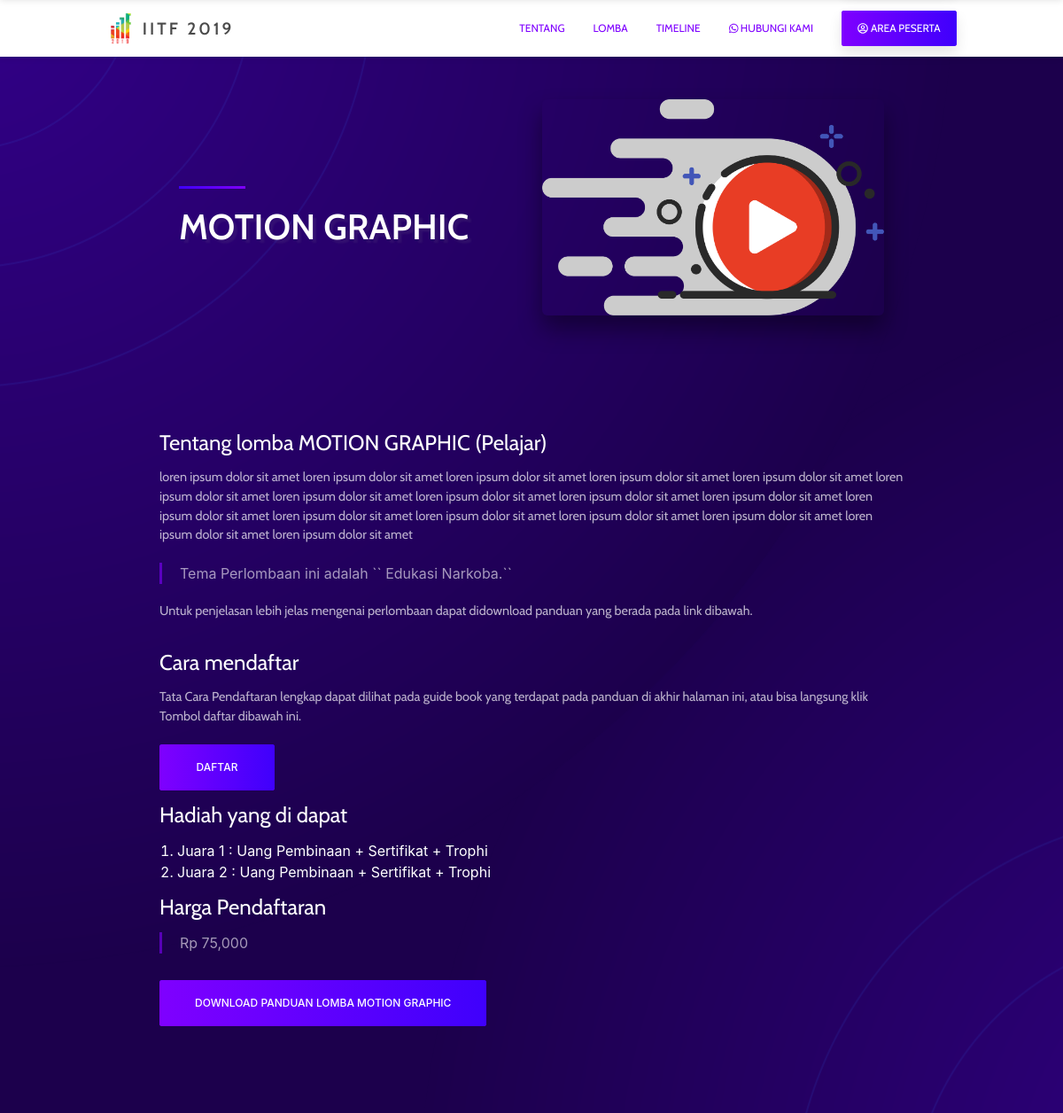
The app's page /detail?lomba=MOTION GRAPHIC with its own data.
### tables this page shows
CREATE TABLE `tb_lomba` (
  `id` varchar(20) NOT NULL,
  `id_kategori` int(11) NOT NULL,
  `nama` varchar(50) NOT NULL,
  `tema` varchar(200) NOT NULL,
  `deskripsi` text NOT NULL,
  `guide_book` varchar(50) NOT NULL,
  `harga` float NOT NULL,
  `keterangan` varchar(20) NOT NULL,
  `jumlah_anggota` int(11) NOT NULL,
  `file_gambar` varchar(30) NOT NULL,
  `lampiran` enum('true','false') NOT NULL
);

CREATE TABLE `tb_kategori` (
  `id` int(11) NOT NULL,
  `nama` varchar(20) NOT NULL,
  `deskripsi` text NOT NULL
);

### application/controllers/App_view.php (called while the page is built, shortened)
<?php
class App_view extends CI_Controller
{
    public function __construct()
    {
        $this->load->model('DataModel');
        $this->load->library('bcrypt');
        $this->load->helper(array('form', 'url'));
        $this->load->library('form_validation');
        $this->load->library('upload');
        $this->load->library('dropbox');
    }
    public function detailLomba()
    {
        $email = "";
        $lomba = $this->DataModel->getData('tb_lomba')->result_array();
        $payload['judul'] = "HOME";
        $payload['link'] = ($this->session->userdata('email') == "" ? base_url('login') : base_url('user'));
        $payload['email'] = $email;
        $payload['page'] = "kosong";
        $payload['lomba'] = $lomba;
        $this->load->view('component/header', $payload);
        $this->load->view('src/iitf_detail_lomba', $payload);
        $this->load->view('component/ground');
    }
}

### index.php (called while the page is built, shortened)
<?php
require_once BASEPATH.'core/CodeIgniter.php';

### application/models/DataModel.php (called while the page is built, shortened)
<?php
class DataModel extends CI_Model
{
    function getData($table)
    {
        $query = $this->db->get($table);
        return $query;
    }
}

### application/views/src/iitf_detail_lomba.php (the view, shortened to what this page needs)
<div class="media-wrapper">
    <section class="hero">
        <div class="hero-head">
        </div>
        <div class="hero-body">
            <div class="container">
                <div class="columns is-vcentered">
                    <div class="column is-5 is-offset-1 post-caption">
                        <div class="divider"></div>
                        <h1 class="title is-2 is-semibold is-spaced main-title" style="color:white"><?= $lomba[0]['nama'] ?> </h1>
                    </div>
                    <div class="column is-5">
                        <figure class="image">
                            <img class="blog-featured" src="assets/Guide_book/<?= $lomba[0]['file_gambar'] ?>" alt="">
                        </figure>
                    </div>
                </div>
            </div>
        </div>
    </section>
    <section class="section">
        <div class="container">
            <div class="columns">
                <div class="column is-12">
                    <div class="post-body">
                        <h2>Tentang lomba <?= $lomba[0]['nama'] ?> (<?= $lomba[0]['kategori'] ?>) </h2>
                        <p><?= $lomba[0]['deskripsi'] ?></p>
                        <blockquote>Tema Perlombaan ini adalah `` <?= $lomba[0]['tema'] ?>.``</blockquote>
                        <p>Untuk penjelasan lebih jelas mengenai perlombaan dapat didownload panduan yang berada pada link dibawah.</p>
                        <h2>Cara mendaftar</h2>
                        <p>Tata Cara Pendaftaran lengkap dapat dilihat pada guide book yang terdapat pada panduan di akhir halaman ini,
                            atau bisa langsung klik Tombol daftar dibawah ini.</p>
                        <a href="<?= base_url() ?>daftar" target="_blank" class="button k-button k-primary raised has-gradient is-fat is-bold">
                            <span class="text">Daftar</span>
                            <span class="front-gradient"></span>
                        </a>
                        <h2>Hadiah yang di dapat</h2>
                        <ol style="color: white; margin-left:20px">
                            <?php
                            $no = 1;
                            foreach ($lomba as $key => $val) { ?>
                                <li>
                                    Juara <?= $no++; ?> : Uang Pembinaan + Sertifikat + Trophi
                                </li>
                            <?php } ?>
                        </ol>
                        <h2>Harga Pendaftaran</h2>
                        <blockquote>Rp <?= number_format($lomba[0]['harga']) ?></blockquote>
                        <div class="cta-wrapper animated preFadeInUp fadeInUp">
                            <a href="<?= base_url() ?>assets/Guide_book/<?= $lomba[0]['guide_book'] ?>" class="button k-button k-primary raised has-gradient is-fat is-bold">
                                <span class="text">Download Panduan lomba <?= $lomba[0]['nama'] ?></span>
                                <span class="front-gradient"></span>
                            </a>
                        </div>
                    </div>
                </div>
            </div>
        </div>
    </section>
</div>

### records on screen
tb_lomba: nama "MOTION GRAPHIC", file_gambar (picture), deskripsi "loren ipsum dolor sit amet loren ipsum dolor sit amet loren ipsum dolor sit amet loren ipsum dolor sit amet loren ipsum dolor sit amet loren ipsum dolor sit amet loren ipsum dolor sit amet loren ipsum dolor sit amet loren ipsum dolor sit amet loren ipsum dolor sit amet loren ipsum dolor sit amet loren ipsum dolor sit amet loren ipsum dolor sit amet loren ipsum dolor sit amet loren ipsum dolor sit amet loren ipsum dolor sit amet loren ipsum dolor sit amet", tema "Edukasi Narkoba", harga "75,000"
tb_kategori: nama "Pelajar"
